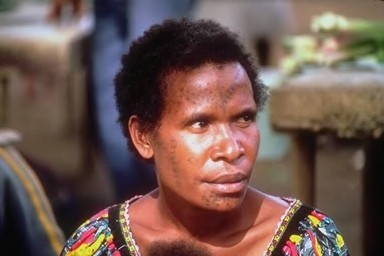
%> input picture WANG/1.jpg, 384 x 256 px; its folder holds only this picture in this run
$ octave tryulbp.m   (GNU Octave 9; MATLAB toolbox functions it lacks are replaced by stand-ins)
%> lines starting %> are read from the running program, lines starting %| are printed output that depends on the picture
### ULBP.m
function [ulbpHist]= ULBP(image)
ulbpHist=extractLBPFeatures(image,'Upright',true);
end

### tryulbp.m
myDir = 'C:/DataSets/WANG/'; %gets directory
myFiles = dir(fullfile(myDir,'*.jpg')); %gets all JPG files in struct
dataset=zeros([1000 178]);
for k = 1:length(myFiles)
    baseFileName = myFiles(k).name
    %fullFileName = fullfile(myDir, baseFileName)
    [filepath,name,ext]=fileparts(fullfile(myDir,baseFileName));
    img=imread(fullfile(myDir,baseFileName));
%> img is the input picture: size 256x384x3 uint8; mean R, G, B 111.8, 86.9, 79.8
    R=img(:,:,1);G=img(:,:,2);B=img(:,:,3);
%> after `R=img(:,:,1)`:
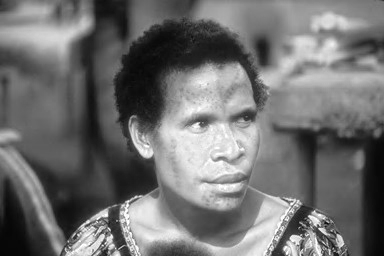
%> R: size 256x384 uint8; min 6, max 255, mean 111.8
%> after `G=img(:,:,2)`:
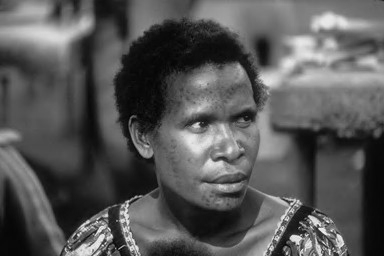
%> G: size 256x384 uint8; min 1, max 247, mean 86.9
%> after `B=img(:,:,3)`:
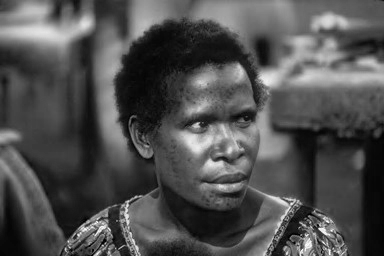
%> B: size 256x384 uint8; min 0, max 255, mean 79.8
%> (the run ends here)

$ run again, on WANG/127.jpg
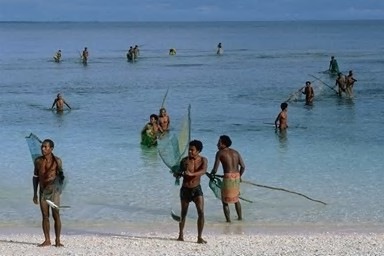
%> input picture WANG/127.jpg, 384 x 256 px
%> img is the input picture: size 256x384x3 uint8; mean R, G, B 108.6, 130.3, 149.3
%> `G=img(:,:,2)`:
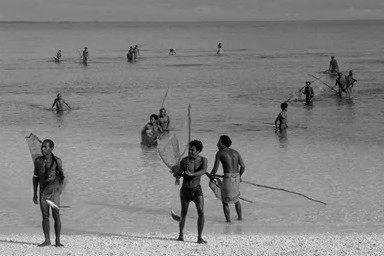
%> G: size 256x384 uint8; min 0, max 249, mean 130.3
%> `B=img(:,:,3)`:
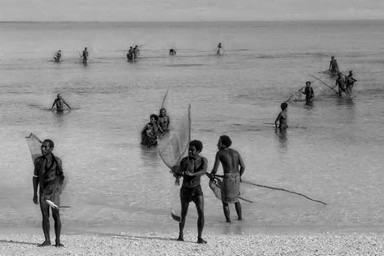
%> B: size 256x384 uint8; min 0, max 248, mean 149.3

$ run again, on WANG/133.jpg
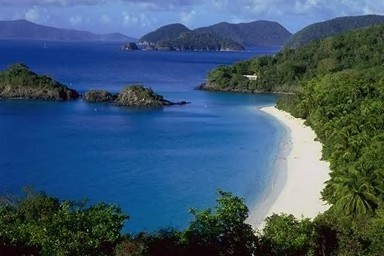
%> input picture WANG/133.jpg, 384 x 256 px
%> img is the input picture: size 256x384x3 uint8; mean R, G, B 60.1, 87.8, 110.9
%> `G=img(:,:,2)`:
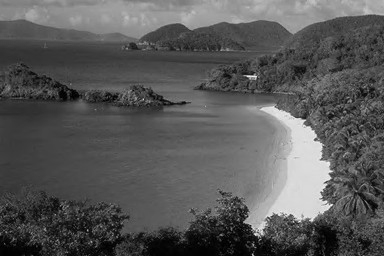
%> G: size 256x384 uint8; min 0, max 248, mean 87.8
%> `B=img(:,:,3)`:
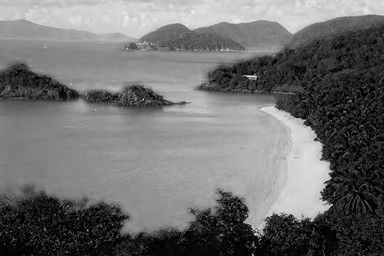
%> B: size 256x384 uint8; min 0, max 243, mean 110.9

$ run again, on WANG/145.jpg
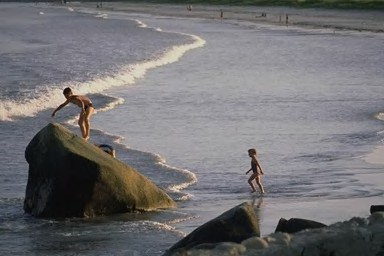
%> input picture WANG/145.jpg, 384 x 256 px
%> img is the input picture: size 256x384x3 uint8; mean R, G, B 113.7, 112.6, 114.9
%> `R=img(:,:,1)`:
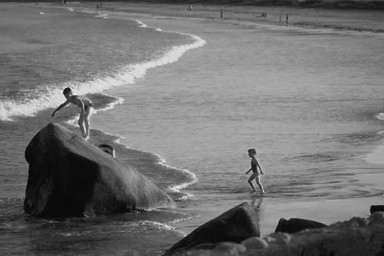
%> R: size 256x384 uint8; min 1, max 239, mean 113.7
%> `B=img(:,:,3)`:
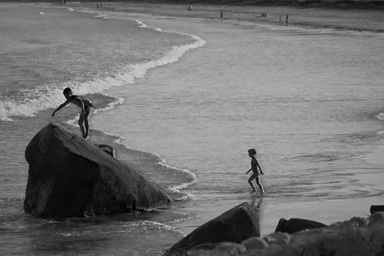
%> B: size 256x384 uint8; min 0, max 214, mean 114.9

$ run again, on WANG/11.jpg
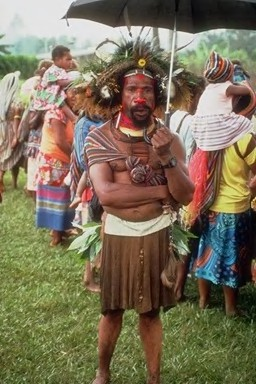
%> input picture WANG/11.jpg, 256 x 384 px
%> img is the input picture: size 384x256x3 uint8; mean R, G, B 123.4, 112.3, 88.7
%> `G=img(:,:,2)`:
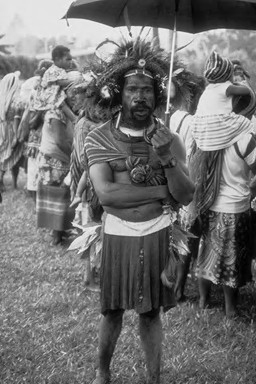
%> G: size 384x256 uint8; min 0, max 249, mean 112.3
%> `B=img(:,:,3)`:
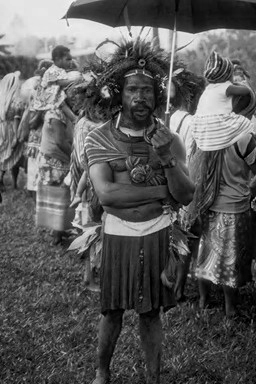
%> B: size 384x256 uint8; min 0, max 251, mean 88.7
